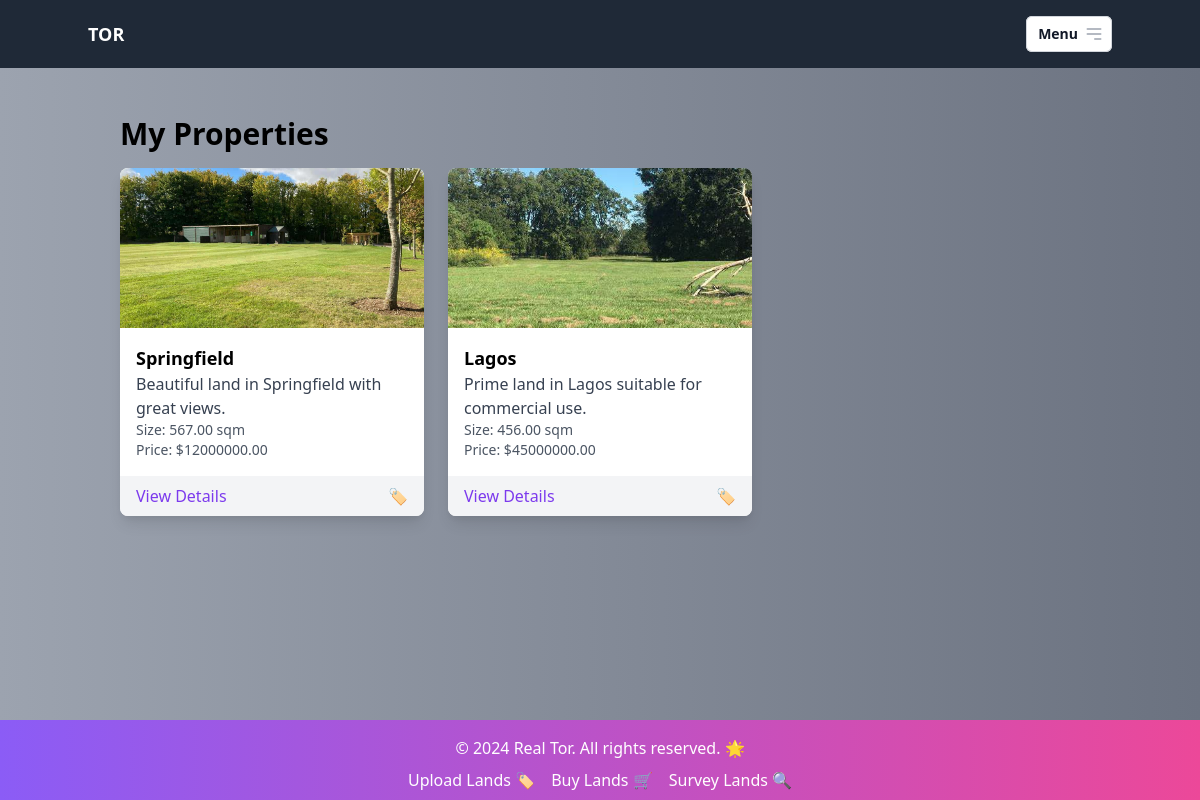
Screenshot of /lands/my-properties/ (signed in) with the database file from the repository.
### lands/models.py (models this page shows, shortened)
class Land(models.Model):
    location = models.CharField(max_length=100)
    size = models.DecimalField(max_digits=10, decimal_places=2)
    price = models.DecimalField(max_digits=10, decimal_places=2)
    description = models.TextField()
    ownership_status = models.BooleanField(default=False, verbose_name="Ownership Status")
    confirmation_status = models.BooleanField(default=False, verbose_name="Confirmation Status")
    images = models.ImageField(upload_to="land_images", blank=True, null=True)
    document = models.FileField(upload_to="land_documents", blank=True, null=True)
    owner = models.ForeignKey(User, on_delete=models.CASCADE, related_name="lands", verbose_name="Owner")
    class Meta:
        verbose_name = "Land"
        verbose_name_plural = "Lands"

### lands/views.py (the view)
# urls.py: path('my-properties/', my_properties, name='my_properties'),
@login_required
def my_properties(request):
    my_lands = Land.objects.filter(owner=request.user)
    return render(request, 'lands/my_properties.html', {'my_lands': my_lands})

### templates/lands/my_properties.html
{% extends 'base.html' %}
{% block content %}
<div class="container mx-auto px-4 py-8">
    <h1 class="text-3xl font-bold mb-4">My Properties</h1>
    <div class="grid grid-cols-1 md:grid-cols-2 lg:grid-cols-3 gap-6">
        {% for land in my_lands %}
        <div class="rounded-lg shadow-lg bg-white overflow-hidden">
            <img src="{{ land.images.url }}" alt="{{ land.location }}" class="w-full h-40 object-cover">
            <div class="p-4">
                <h2 class="text-lg font-bold">{{ land.location }}</h2>
                <p class="text-gray-700">{{ land.description }}</p>
                <p class="text-sm text-gray-600">Size: {{ land.size }} sqm</p>
                <p class="text-sm text-gray-600">Price: ${{ land.price }}</p>
            </div>
            <div class="bg-gray-100 px-4 py-2 flex justify-between items-center">
                <a href="{% url 'land_detail' land.id %}" class="text-purple-600 hover:underline">View Details</a>
                <span class="text-gray-600">🏷️</span>
            </div>
        </div>
        {% endfor %}
    </div>
</div>
{% endblock %}

### templates/base.html (style rules this page uses)
html { min-height: 100%; position: relative; }
body { margin: 0; padding-bottom: 80px; }

### rows the page displays
Land: images (picture), location "Springfield", description "Beautiful land in Springfield with great views.", size "567.00", price "12000000.00"
Land: images (picture), location "Lagos", description "Prime land in Lagos suitable for commercial use.", size "456.00", price "45000000.00"
